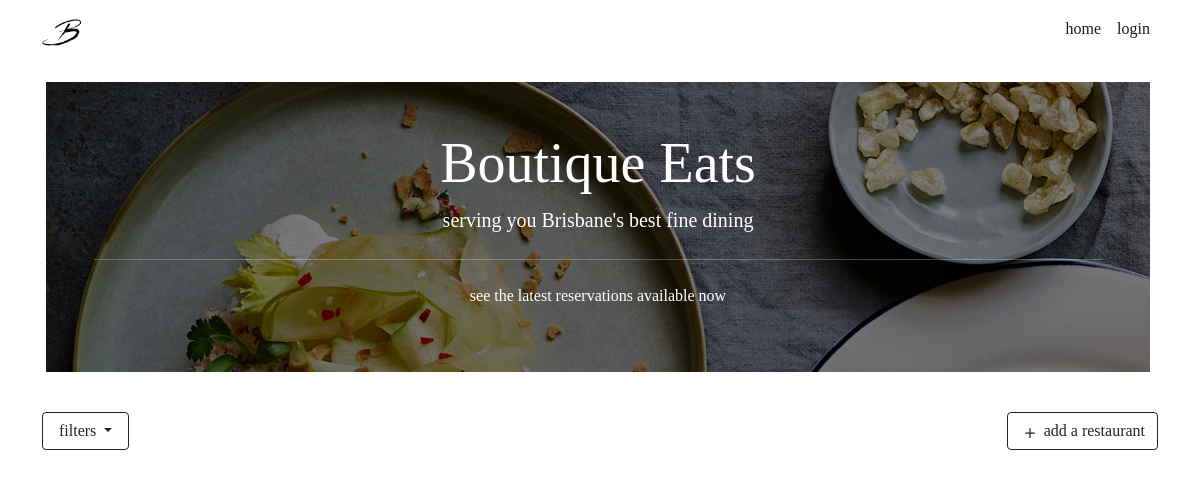
Before: / with the older database file.
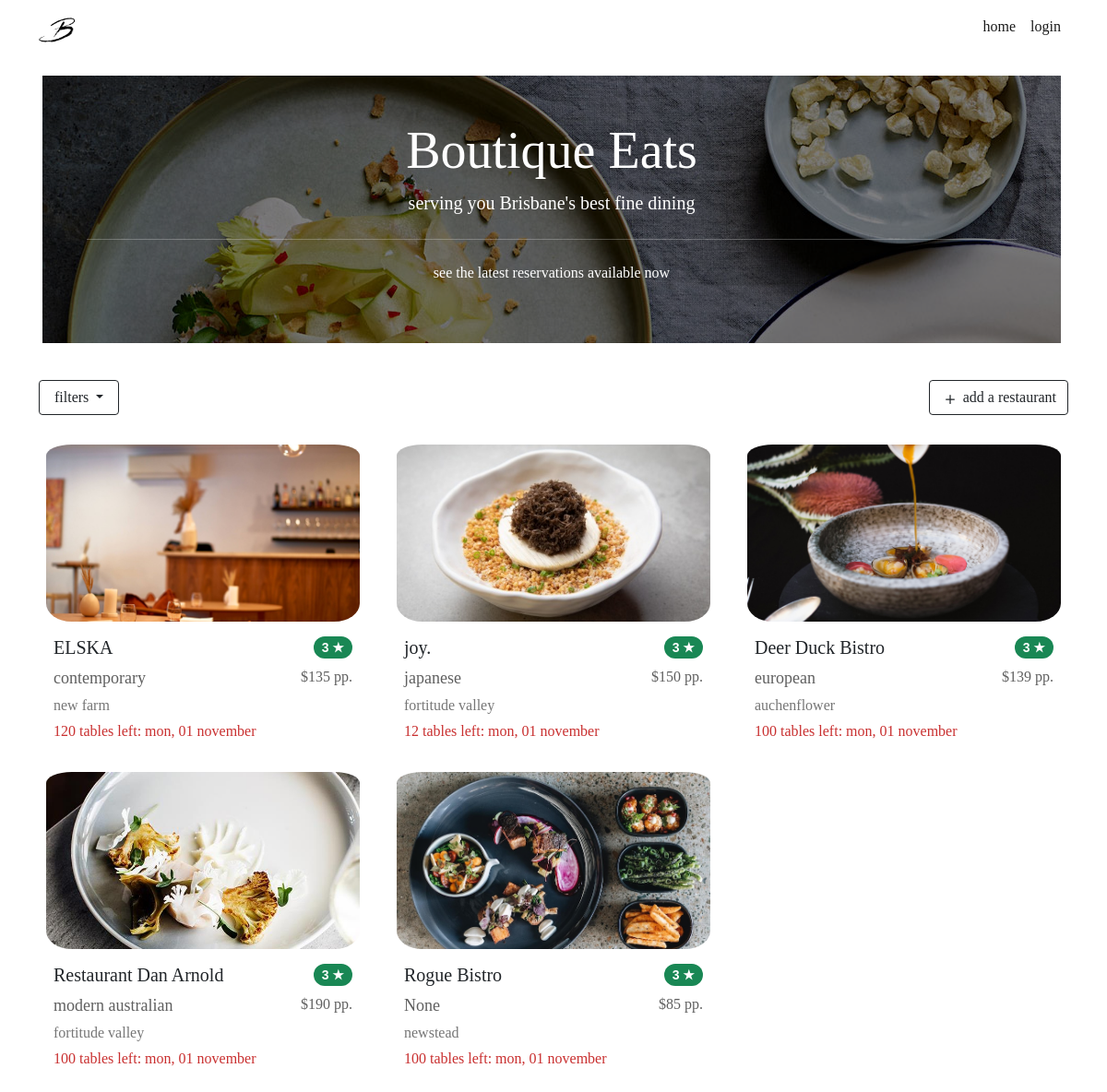
After: the same page with the newer database file.
### website/models.py (models this page shows, shortened)
class Restaurant(db.Model):
    __tablename__ = 'restaurants'
    __table_args__ = {'extend_existing': True}
    restaurant_id = db.Column(db.Integer, primary_key=True)
    name = db.Column(db.String(100), nullable=False)
    street = db.Column(db.String(150), nullable=False)
    suburb = db.Column(db.String(50), nullable=False)
    max_reservations = db.Column(db.Integer)
    caption = db.Column(db.String(200), nullable=False)
    description = db.Column(db.String(400), nullable=False)
    price = db.Column(db.Integer)
    cuisine_type = db.Column(db.String(30), nullable=False)
    num_courses = db.Column(db.Integer, nullable=False)
    website = db.Column(db.String(400))
    image = db.Column(db.String(400), nullable=False)
    comments = db.relationship('Comment', backref='restaurant')
    statuses = db.relationship('RestaurantStatus', backref='restaurant')
    opening_hours = db.relationship('RestaurantOpeningHours', backref='restaurant')
    reservations = db.relationship('Reservation', backref='restaurant')
    user_id = db.Column(db.Integer, db.ForeignKey('users.id'))

class RestaurantStatus(db.Model):
    __tablename__ = 'restaurantstatuses'
    __table_args__ = {'extend_existing': True}
    restaurant_status_id = db.Column(db.Integer, primary_key=True)
    status = db.Column(db.String(100), nullable=False)
    at_time = db.Column(db.DateTime, default=datetime.now())
    restaurant_id = db.Column(db.Integer, db.ForeignKey('restaurants.restaurant_id'))

### website/views.py (the view)
@bp.route('/')
def index():
    filtered_form = FilterRestaurantsForm()
    restaurants = Restaurant.query.all()
    statuses = []
    for restaurant in restaurants:
        statuses.append(RestaurantStatus.query.filter_by(restaurant=restaurant).order_by(desc(RestaurantStatus.at_time)).first())
    return render_template("index.html", restaurants=restaurants, restaurant_statuses=statuses, filter_form = filtered_form)

### website/templates/index.html (shortened to what this page needs)
{% extends 'base.html' %}
{% block content %}
<div class="container">
    <div class="row me-4 mt-auto">
        <div class="p-5 rounded-lg m-3"
            style="color: #ffffff; background: linear-gradient( rgba(0, 0, 0, 0.5), rgba(0, 0, 0, 0.5) ), url('../static/image/banner_many.jpg');">
            <h1 class="display-4 text-center">Boutique Eats</h1>
            <p class="lead text-center">serving you Brisbane's best fine dining</p>
            <hr class="my-4">
            <p class="text-center">see the latest reservations available now</p>
        </div>
    </div>
</div>
<div class="container">
    <div class="row mt-4 mb-2">
        <div class="col-6">
            <button class="btn btn-outline-dark dropdown-toggle px-3" type="button" data-bs-toggle="collapse"
                data-bs-target="#filterMenu" aria-expanded="false" aria-controls="filterMenu">
                filters
            </button>
        </div>
        <div class="col-6">
            <a class="btn btn-outline-dark float-end" href="{{url_for('main.createrestaurant')}}" role="button">
                <svg xmlns="http://www.w3.org/2000/svg" width="20" height="20" fill="currentColor" class="bi bi-plus"
                    viewBox="0 0 16 16">
                    <path
                        d="M8 4a.5.5 0 0 1 .5.5v3h3a.5.5 0 0 1 0 1h-3v3a.5.5 0 0 1-1 0v-3h-3a.5.5 0 0 1 0-1h3v-3A.5.5 0 0 1 8 4z" />
                </svg>
                add a restaurant
            </a>
        </div>
    </div>
</div>
<div class="container">
    <div class="row mt-3 mt-lg-4 mt-sm-4">
        {% for restaurant in restaurants %}
        <div class="col-lg-4 col-md-12 pb-5 pb-lg-2 pb-md-5 pb-sm-4">
            <div class="card">
                <img src="{{ restaurant.image }}" class="card-img-top px-2 pt-2" alt="{{ restaurant.name }}">
                <div class="card-body">
                    <div class="row">
                        <div class="col-6 col-lg-8 col-md-6">
                            <div class="card-title">
                                <h5>{{ restaurant.name }} </h5>
                            </div>
                        </div>
                        <div class="col-6 col-lg-4 col-md-6">
                            {% set average = [] %}
                            <span class="badge rounded-pill bg-success float-end">
                                {% if average|count > 0 %}
                                {{ average | sum / average | count}}
                                {% else %}
                                3
                                {% endif %}
                                &#9733;</span>
                        </div>
                    </div>
                    <div class="row">
                        <div class="col-8 col-lg-6">
                            <p class="card-text card-cuisine">
                                {{ restaurant.cuisine_type }}
                            </p>
                        </div>
                        <div class="col-4 col-lg-6 card-price">
                            ${{ restaurant.price }} pp.
                        </div>
                    </div>
                    <div class="row mt-1">
                        <div class="card-text card-location">
                            {{ restaurant.suburb }}
                        </div>
                    </div>
                    <div class="row mt-1">
                        <div class="card-text card-seats">
                            {{ restaurant.max_reservations - restaurant.reservations|length }} tables left:
                            {{restaurant.statuses[-1].at_time.strftime("%a, %d %B").lower() }}
                        </div>
                    </div>
                </div>
            </div>
        </div>
        {% endfor %}
    </div>
</div>
{% endblock %}

### website/templates/base.html (shortened to what this page needs)
<!DOCTYPE html>
<html lang="en">
<head>
    <link href="https://cdn.jsdelivr.net/npm/bootstrap@5.0.0-beta3/dist/css/bootstrap.min.css" rel="stylesheet"
>
    <link rel="stylesheet" href="../static/css/stylesheet.css">
</head>
<main>
    <body>
        <header>
            <nav class="navbar navbar-expand-sm navbar-light">
                <div class="container">
                    <a class="navbar-brand" href="{{url_for('main.index')}}">
                        <img src=" ../static/image/logo.png" width="40" height="40">
                    </a>
                    <div class="collapse navbar-collapse" id="navbarNavDropdown">
                        <div class="navbar-nav ms-auto mb-2">
                            <a class="nav-link active" href="{{url_for('main.index')}}">home</a>
                            {% if current_user.is_authenticated %}
                            <a class="nav-link disabled" tabindex="-1">welcome {{current_user.name}}</a>
                            <a class="nav-link active" href="{{url_for('main.bookings')}}">view booking history</a>
                            <a class="nav-item nav-link" href="{{ url_for('auth.logout') }}">log out</a>
                            {% else %}
                            <a class="nav-link active" href="{{url_for('auth.login')}}">login</a>
                            {% endif %}
                        </div>
                    </div>
                </div>
            </nav>
        </header>
        {% import "bootstrap/wtf.html" as wtf %}
        {% block content %}
        {% endblock %}
    </body>
</main>
</html>

### website/static/css/stylesheet.css (style rules this page uses)
body { font-family: Didot, Palatino, Perpetua, serif; }
.card { border-radius: 5%; border: none; }
.card-img-top { width: 100%; height: 25vh; object-fit: cover; border-radius: 10%; }
.card-title { font-weight: bold; }
.card-text { font-size: 18px; }
.card-seats { font-size: 16px; color: #c93030; }
.card-cuisine { text-align: left; color: #5f5f5f; }
.card-price { text-align: right; font-size: 16px; color: #5f5f5f; }
.card-location { text-align: left; font-size: 16px; color: #767676; }
span.badge { font-size: 14px; font-family: Candara, sans-serif; }

Changed rows visible on the page:
added Restaurant: image (picture), name "ELSKA", cuisine_type "contemporary", price "135", suburb "new farm", max_reservations "120", at_time "mon, 01 november"
added Restaurant: image (picture), name "joy.", cuisine_type "japanese", price "150", suburb "fortitude valley", max_reservations "12", at_time "mon, 01 november"
added Restaurant: image (picture), name "Deer Duck Bistro", cuisine_type "european", price "139", suburb "auchenflower", max_reservations "100", at_time "mon, 01 november"
added Restaurant: image (picture), name "Restaurant Dan Arnold", cuisine_type "modern australian", price "190", suburb "fortitude valley", max_reservations "100", at_time "mon, 01 november"
added Restaurant: image (picture), name "Rogue Bistro", cuisine_type "None", price "85", suburb "newstead", max_reservations "100", at_time "mon, 01 november"
